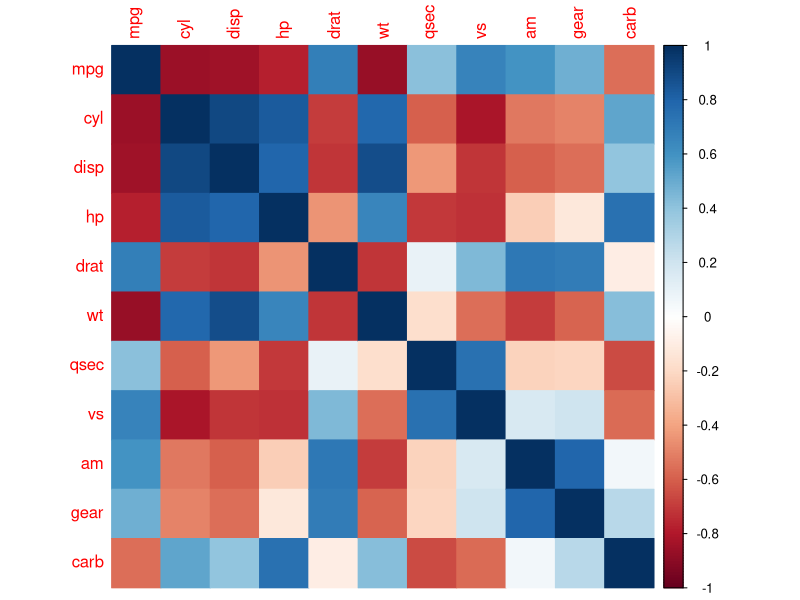
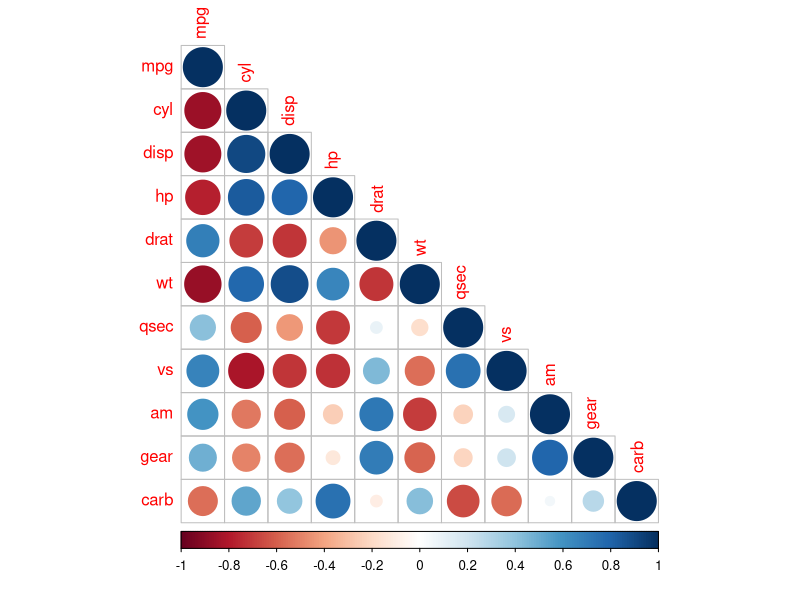

These charts were generated, in order, by the following R code:
## ---- chunk 1
getwd()
stats <- read.csv("AllStatsFrequency.csv")
install.packages("corrplot")
library(corrplot)
M<-cor(mtcars)
corrplot(M, method="color")
corrplot(M, type="lower")
